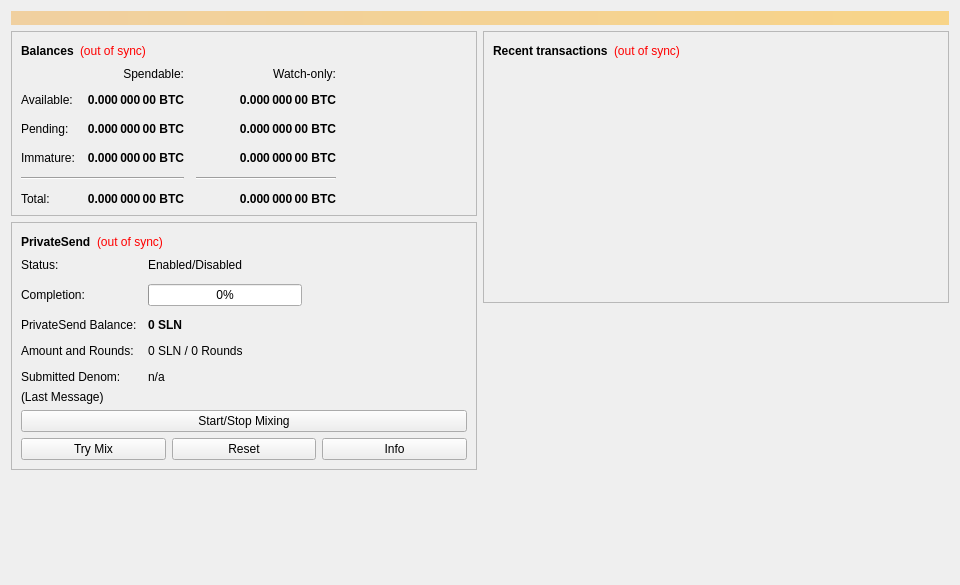
<?xml version="1.0" encoding="UTF-8"?>
<ui version="4.0">
 <class>OverviewPage</class>
 <widget class="QWidget" name="OverviewPage">
  <property name="geometry">
   <rect>
    <x>0</x>
    <y>0</y>
    <width>960</width>
    <height>585</height>
   </rect>
  </property>
  <property name="minimumSize">
   <size>
    <width>960</width>
    <height>0</height>
   </size>
  </property>
  <property name="windowTitle">
   <string>Form</string>
  </property>
  <layout class="QVBoxLayout" name="topLayout">
   <item>
    <widget class="QLabel" name="labelAlerts">
     <property name="visible">
      <bool>false</bool>
     </property>
     <property name="styleSheet">
      <string notr="true">background-color: qlineargradient(x1: 0, y1: 0, x2: 1, y2: 0, stop:0 #F0D0A0, stop:1 #F8D488); color:#000000;</string>
     </property>
     <property name="wordWrap">
      <bool>true</bool>
     </property>
     <property name="margin">
      <number>3</number>
     </property>
    </widget>
   </item>
   <item>
    <layout class="QHBoxLayout" name="horizontalLayout" stretch="1,1">
     <item>
      <layout class="QVBoxLayout" name="verticalLayout_2">
       <item>
        <widget class="QFrame" name="frame">
         <property name="frameShape">
          <enum>QFrame::StyledPanel</enum>
         </property>
         <property name="frameShadow">
          <enum>QFrame::Raised</enum>
         </property>
         <layout class="QVBoxLayout" name="verticalLayout_4">
          <item>
           <layout class="QHBoxLayout" name="horizontalLayout_4">
            <item>
             <widget class="QLabel" name="label_5">
              <property name="font">
               <font>
                <weight>75</weight>
                <bold>true</bold>
               </font>
              </property>
              <property name="text">
               <string>Balances</string>
              </property>
             </widget>
            </item>
            <item>
             <widget class="QLabel" name="labelWalletStatus">
              <property name="toolTip">
               <string>The displayed information may be out of date. Your wallet automatically synchronizes with the Salen network after a connection is established, but this process has not completed yet.</string>
              </property>
              <property name="styleSheet">
               <string notr="true">QLabel { color: red; }</string>
              </property>
              <property name="text">
               <string notr="true">(out of sync)</string>
              </property>
              <property name="alignment">
               <set>Qt::AlignLeading|Qt::AlignLeft|Qt::AlignVCenter</set>
              </property>
             </widget>
            </item>
            <item>
             <spacer name="horizontalSpacer_3">
              <property name="orientation">
               <enum>Qt::Horizontal</enum>
              </property>
              <property name="sizeHint" stdset="0">
               <size>
                <width>40</width>
                <height>20</height>
               </size>
              </property>
             </spacer>
            </item>
           </layout>
          </item>
          <item>
           <layout class="QGridLayout" name="gridLayout">
            <property name="spacing">
             <number>12</number>
            </property>
            <item row="2" column="2">
             <widget class="QLabel" name="labelWatchPending">
              <property name="font">
               <font>
                <weight>75</weight>
                <bold>true</bold>
               </font>
              </property>
              <property name="cursor">
               <cursorShape>IBeamCursor</cursorShape>
              </property>
              <property name="toolTip">
               <string>Unconfirmed transactions to watch-only addresses</string>
              </property>
              <property name="text">
               <string notr="true">0.000 000 00 BTC</string>
              </property>
              <property name="alignment">
               <set>Qt::AlignRight|Qt::AlignTrailing|Qt::AlignVCenter</set>
              </property>
              <property name="textInteractionFlags">
               <set>Qt::LinksAccessibleByMouse|Qt::TextSelectableByKeyboard|Qt::TextSelectableByMouse</set>
              </property>
             </widget>
            </item>
            <item row="2" column="1">
             <widget class="QLabel" name="labelUnconfirmed">
              <property name="font">
               <font>
                <weight>75</weight>
                <bold>true</bold>
               </font>
              </property>
              <property name="cursor">
               <cursorShape>IBeamCursor</cursorShape>
              </property>
              <property name="toolTip">
               <string>Total of transactions that have yet to be confirmed, and do not yet count toward the spendable balance</string>
              </property>
              <property name="text">
               <string notr="true">0.000 000 00 BTC</string>
              </property>
              <property name="alignment">
               <set>Qt::AlignRight|Qt::AlignTrailing|Qt::AlignVCenter</set>
              </property>
              <property name="textInteractionFlags">
               <set>Qt::LinksAccessibleByMouse|Qt::TextSelectableByKeyboard|Qt::TextSelectableByMouse</set>
              </property>
             </widget>
            </item>
            <item row="3" column="2">
             <widget class="QLabel" name="labelWatchImmature">
              <property name="font">
               <font>
                <weight>75</weight>
                <bold>true</bold>
               </font>
              </property>
              <property name="cursor">
               <cursorShape>IBeamCursor</cursorShape>
              </property>
              <property name="toolTip">
               <string>Mined balance in watch-only addresses that has not yet matured</string>
              </property>
              <property name="text">
               <string notr="true">0.000 000 00 BTC</string>
              </property>
              <property name="alignment">
               <set>Qt::AlignRight|Qt::AlignTrailing|Qt::AlignVCenter</set>
              </property>
              <property name="textInteractionFlags">
               <set>Qt::LinksAccessibleByMouse|Qt::TextSelectableByKeyboard|Qt::TextSelectableByMouse</set>
              </property>
             </widget>
            </item>
            <item row="4" column="0" colspan="2">
             <widget class="Line" name="lineSpendableBalance">
              <property name="orientation">
               <enum>Qt::Horizontal</enum>
              </property>
             </widget>
            </item>
            <item row="4" column="2">
             <widget class="Line" name="lineWatchBalance">
              <property name="sizePolicy">
               <sizepolicy hsizetype="Preferred" vsizetype="Fixed">
                <horstretch>0</horstretch>
                <verstretch>0</verstretch>
               </sizepolicy>
              </property>
              <property name="minimumSize">
               <size>
                <width>140</width>
                <height>0</height>
               </size>
              </property>
              <property name="orientation">
               <enum>Qt::Horizontal</enum>
              </property>
             </widget>
            </item>
            <item row="5" column="0">
             <widget class="QLabel" name="labelTotalText">
              <property name="text">
               <string>Total:</string>
              </property>
             </widget>
            </item>
            <item row="3" column="1">
             <widget class="QLabel" name="labelImmature">
              <property name="font">
               <font>
                <weight>75</weight>
                <bold>true</bold>
               </font>
              </property>
              <property name="cursor">
               <cursorShape>IBeamCursor</cursorShape>
              </property>
              <property name="toolTip">
               <string>Mined balance that has not yet matured</string>
              </property>
              <property name="text">
               <string notr="true">0.000 000 00 BTC</string>
              </property>
              <property name="alignment">
               <set>Qt::AlignRight|Qt::AlignTrailing|Qt::AlignVCenter</set>
              </property>
              <property name="textInteractionFlags">
               <set>Qt::LinksAccessibleByMouse|Qt::TextSelectableByKeyboard|Qt::TextSelectableByMouse</set>
              </property>
             </widget>
            </item>
            <item row="2" column="3">
             <spacer name="horizontalSpacer_2">
              <property name="orientation">
               <enum>Qt::Horizontal</enum>
              </property>
              <property name="sizeHint" stdset="0">
               <size>
                <width>40</width>
                <height>20</height>
               </size>
              </property>
             </spacer>
            </item>
            <item row="3" column="0">
             <widget class="QLabel" name="labelImmatureText">
              <property name="text">
               <string>Immature:</string>
              </property>
             </widget>
            </item>
            <item row="5" column="1">
             <widget class="QLabel" name="labelTotal">
              <property name="font">
               <font>
                <weight>75</weight>
                <bold>true</bold>
               </font>
              </property>
              <property name="cursor">
               <cursorShape>IBeamCursor</cursorShape>
              </property>
              <property name="toolTip">
               <string>Your current total balance</string>
              </property>
              <property name="text">
               <string notr="true">0.000 000 00 BTC</string>
              </property>
              <property name="alignment">
               <set>Qt::AlignRight|Qt::AlignTrailing|Qt::AlignVCenter</set>
              </property>
              <property name="textInteractionFlags">
               <set>Qt::LinksAccessibleByMouse|Qt::TextSelectableByKeyboard|Qt::TextSelectableByMouse</set>
              </property>
             </widget>
            </item>
            <item row="5" column="2">
             <widget class="QLabel" name="labelWatchTotal">
              <property name="font">
               <font>
                <weight>75</weight>
                <bold>true</bold>
               </font>
              </property>
              <property name="cursor">
               <cursorShape>IBeamCursor</cursorShape>
              </property>
              <property name="toolTip">
               <string>Current total balance in watch-only addresses</string>
              </property>
              <property name="text">
               <string notr="true">0.000 000 00 BTC</string>
              </property>
              <property name="alignment">
               <set>Qt::AlignRight|Qt::AlignTrailing|Qt::AlignVCenter</set>
              </property>
              <property name="textInteractionFlags">
               <set>Qt::LinksAccessibleByMouse|Qt::TextSelectableByKeyboard|Qt::TextSelectableByMouse</set>
              </property>
             </widget>
            </item>
            <item row="0" column="2">
             <widget class="QLabel" name="labelWatchonly">
              <property name="text">
               <string>Watch-only:</string>
              </property>
              <property name="alignment">
               <set>Qt::AlignRight|Qt::AlignTrailing|Qt::AlignVCenter</set>
              </property>
             </widget>
            </item>
            <item row="1" column="0">
             <widget class="QLabel" name="labelBalanceText">
              <property name="text">
               <string>Available:</string>
              </property>
             </widget>
            </item>
            <item row="1" column="1">
             <widget class="QLabel" name="labelBalance">
              <property name="font">
               <font>
                <weight>75</weight>
                <bold>true</bold>
               </font>
              </property>
              <property name="cursor">
               <cursorShape>IBeamCursor</cursorShape>
              </property>
              <property name="toolTip">
               <string>Your current spendable balance</string>
              </property>
              <property name="text">
               <string notr="true">0.000 000 00 BTC</string>
              </property>
              <property name="alignment">
               <set>Qt::AlignRight|Qt::AlignTrailing|Qt::AlignVCenter</set>
              </property>
              <property name="textInteractionFlags">
               <set>Qt::LinksAccessibleByMouse|Qt::TextSelectableByKeyboard|Qt::TextSelectableByMouse</set>
              </property>
             </widget>
            </item>
            <item row="1" column="2">
             <widget class="QLabel" name="labelWatchAvailable">
              <property name="font">
               <font>
                <weight>75</weight>
                <bold>true</bold>
               </font>
              </property>
              <property name="cursor">
               <cursorShape>IBeamCursor</cursorShape>
              </property>
              <property name="toolTip">
               <string>Your current balance in watch-only addresses</string>
              </property>
              <property name="text">
               <string notr="true">0.000 000 00 BTC</string>
              </property>
              <property name="alignment">
               <set>Qt::AlignRight|Qt::AlignTrailing|Qt::AlignVCenter</set>
              </property>
              <property name="textInteractionFlags">
               <set>Qt::LinksAccessibleByMouse|Qt::TextSelectableByKeyboard|Qt::TextSelectableByMouse</set>
              </property>
             </widget>
            </item>
            <item row="2" column="0">
             <widget class="QLabel" name="labelPendingText">
              <property name="text">
               <string>Pending:</string>
              </property>
             </widget>
            </item>
            <item row="0" column="1">
             <widget class="QLabel" name="labelSpendable">
              <property name="text">
               <string>Spendable:</string>
              </property>
              <property name="alignment">
               <set>Qt::AlignRight|Qt::AlignTrailing|Qt::AlignVCenter</set>
              </property>
             </widget>
            </item>
           </layout>
          </item>
         </layout>
        </widget>
       </item>
       <item>
        <widget class="QFrame" name="framePrivateSend">
         <property name="layoutDirection">
          <enum>Qt::LeftToRight</enum>
         </property>
         <property name="frameShape">
          <enum>QFrame::StyledPanel</enum>
         </property>
         <property name="frameShadow">
          <enum>QFrame::Raised</enum>
         </property>
         <layout class="QVBoxLayout" name="VerticalLayout_PS1">
          <item>
           <layout class="QHBoxLayout" name="horizontalLayout_5">
            <item>
             <widget class="QLabel" name="labelPrivateSendHeader">
              <property name="font">
               <font>
                <weight>75</weight>
                <bold>true</bold>
               </font>
              </property>
              <property name="text">
               <string>PrivateSend</string>
              </property>
             </widget>
            </item>
            <item>
             <widget class="QLabel" name="labelPrivateSendSyncStatus">
              <property name="toolTip">
               <string>The displayed information may be out of date. Your wallet automatically synchronizes with the Salen network after a connection is established, but this process has not completed yet.</string>
              </property>
              <property name="styleSheet">
               <string notr="true">QLabel { color: red; }</string>
              </property>
              <property name="text">
               <string notr="true">(out of sync)</string>
              </property>
              <property name="alignment">
               <set>Qt::AlignLeading|Qt::AlignLeft|Qt::AlignVCenter</set>
              </property>
             </widget>
            </item>
            <item>
             <spacer name="horizontalSpacer_4">
              <property name="orientation">
               <enum>Qt::Horizontal</enum>
              </property>
              <property name="sizeHint" stdset="0">
               <size>
                <width>40</width>
                <height>20</height>
               </size>
              </property>
             </spacer>
            </item>
           </layout>
          </item>
          <item>
           <layout class="QFormLayout" name="privateSendFormLayout">
            <property name="fieldGrowthPolicy">
             <enum>QFormLayout::AllNonFixedFieldsGrow</enum>
            </property>
            <property name="horizontalSpacing">
             <number>11</number>
            </property>
            <property name="verticalSpacing">
             <number>12</number>
            </property>
            <item row="0" column="0">
             <widget class="QLabel" name="labelPrivateSendEnabledText">
              <property name="text">
               <string>Status:</string>
              </property>
             </widget>
            </item>
            <item row="0" column="1">
             <widget class="QLabel" name="labelPrivateSendEnabled">
              <property name="text">
               <string>Enabled/Disabled</string>
              </property>
             </widget>
            </item>
            <item row="1" column="0">
             <widget class="QLabel" name="labelCompletitionText">
              <property name="text">
               <string>Completion:</string>
              </property>
             </widget>
            </item>
            <item row="1" column="1">
             <widget class="QProgressBar" name="privateSendProgress">
              <property name="maximumSize">
               <size>
                <width>154</width>
                <height>16777215</height>
               </size>
              </property>
              <property name="value">
               <number>0</number>
              </property>
             </widget>
            </item>
            <item row="2" column="0">
             <widget class="QLabel" name="labelAnonymizedText">
              <property name="text">
               <string>PrivateSend Balance:</string>
              </property>
             </widget>
            </item>
            <item row="2" column="1">
             <widget class="QLabel" name="labelAnonymized">
              <property name="font">
               <font>
                <weight>75</weight>
                <bold>true</bold>
               </font>
              </property>
              <property name="text">
               <string notr="true">0 SLN</string>
              </property>
             </widget>
            </item>
            <item row="3" column="0">
             <widget class="QLabel" name="labelAmountAndRoundsText">
              <property name="text">
               <string>Amount and Rounds:</string>
              </property>
             </widget>
            </item>
            <item row="3" column="1">
             <widget class="QLabel" name="labelAmountRounds">
              <property name="text">
               <string>0 SLN / 0 Rounds</string>
              </property>
             </widget>
            </item>
            <item row="4" column="0">
             <widget class="QLabel" name="labelSubmittedDenomText">
              <property name="text">
               <string>Submitted Denom:</string>
              </property>
             </widget>
            </item>
            <item row="4" column="1">
             <widget class="QLabel" name="labelSubmittedDenom">
              <property name="toolTip">
               <string>The denominations you submitted to the Masternode.&lt;br&gt;To mix, other users must submit the exact same denominations.</string>
              </property>
              <property name="text">
               <string>n/a</string>
              </property>
             </widget>
            </item>
           </layout>
          </item>
          <item>
           <layout class="QVBoxLayout" name="VerticalLayout_PS">
            <item>
             <widget class="QLabel" name="labelPrivateSendLastMessage">
              <property name="text">
               <string>(Last Message)</string>
              </property>
              <property name="alignment">
               <set>Qt::AlignLeading|Qt::AlignLeft|Qt::AlignTop</set>
              </property>
              <property name="wordWrap">
               <bool>true</bool>
              </property>
             </widget>
            </item>
            <item>
             <widget class="QPushButton" name="togglePrivateSend">
              <property name="sizePolicy">
               <sizepolicy hsizetype="MinimumExpanding" vsizetype="Fixed">
                <horstretch>0</horstretch>
                <verstretch>0</verstretch>
               </sizepolicy>
              </property>
              <property name="text">
               <string>Start/Stop Mixing</string>
              </property>
             </widget>
            </item>
            <item>
             <layout class="QHBoxLayout" name="horizontalLayout_debugbuttons">
              <item>
               <widget class="QPushButton" name="privateSendAuto">
                <property name="sizePolicy">
                 <sizepolicy hsizetype="MinimumExpanding" vsizetype="Fixed">
                  <horstretch>0</horstretch>
                  <verstretch>0</verstretch>
                 </sizepolicy>
                </property>
                <property name="toolTip">
                 <string>Try to manually submit a PrivateSend request.</string>
                </property>
                <property name="text">
                 <string>Try Mix</string>
                </property>
               </widget>
              </item>
              <item>
               <widget class="QPushButton" name="privateSendReset">
                <property name="sizePolicy">
                 <sizepolicy hsizetype="MinimumExpanding" vsizetype="Fixed">
                  <horstretch>0</horstretch>
                  <verstretch>0</verstretch>
                 </sizepolicy>
                </property>
                <property name="toolTip">
                 <string>Reset the current status of PrivateSend (can interrupt PrivateSend if it's in the process of Mixing, which can cost you money!)</string>
                </property>
                <property name="autoFillBackground">
                 <bool>false</bool>
                </property>
                <property name="text">
                 <string>Reset</string>
                </property>
               </widget>
              </item>
              <item>
               <widget class="QPushButton" name="privateSendInfo">
                <property name="sizePolicy">
                 <sizepolicy hsizetype="MinimumExpanding" vsizetype="Fixed">
                  <horstretch>0</horstretch>
                  <verstretch>0</verstretch>
                 </sizepolicy>
                </property>
                <property name="toolTip">
                 <string>Information about PrivateSend and Mixing</string>
                </property>
                <property name="text">
                 <string>Info</string>
                </property>
               </widget>
              </item>
             </layout>
            </item>
           </layout>
          </item>
         </layout>
        </widget>
       </item>
       <item>
        <spacer name="verticalSpacer">
         <property name="orientation">
          <enum>Qt::Vertical</enum>
         </property>
         <property name="sizeHint" stdset="0">
          <size>
           <width>20</width>
           <height>40</height>
          </size>
         </property>
        </spacer>
       </item>
      </layout>
     </item>
     <item>
      <layout class="QVBoxLayout" name="verticalLayout_3">
       <item>
        <widget class="QFrame" name="frame_2">
         <property name="frameShape">
          <enum>QFrame::StyledPanel</enum>
         </property>
         <property name="frameShadow">
          <enum>QFrame::Raised</enum>
         </property>
         <layout class="QVBoxLayout" name="verticalLayout">
          <item>
           <layout class="QHBoxLayout" name="horizontalLayout_2">
            <item>
             <widget class="QLabel" name="label_4">
              <property name="font">
               <font>
                <weight>75</weight>
                <bold>true</bold>
               </font>
              </property>
              <property name="text">
               <string>Recent transactions</string>
              </property>
             </widget>
            </item>
            <item>
             <widget class="QLabel" name="labelTransactionsStatus">
              <property name="toolTip">
               <string>The displayed information may be out of date. Your wallet automatically synchronizes with the Salen network after a connection is established, but this process has not completed yet.</string>
              </property>
              <property name="styleSheet">
               <string notr="true">QLabel { color: red; }</string>
              </property>
              <property name="text">
               <string notr="true">(out of sync)</string>
              </property>
              <property name="alignment">
               <set>Qt::AlignLeading|Qt::AlignLeft|Qt::AlignVCenter</set>
              </property>
             </widget>
            </item>
            <item>
             <spacer name="horizontalSpacer">
              <property name="orientation">
               <enum>Qt::Horizontal</enum>
              </property>
              <property name="sizeHint" stdset="0">
               <size>
                <width>40</width>
                <height>20</height>
               </size>
              </property>
             </spacer>
            </item>
           </layout>
          </item>
          <item>
           <widget class="QListView" name="listTransactions">
            <property name="styleSheet">
             <string notr="true">QListView { background: transparent; }</string>
            </property>
            <property name="frameShape">
             <enum>QFrame::NoFrame</enum>
            </property>
            <property name="verticalScrollBarPolicy">
             <enum>Qt::ScrollBarAlwaysOff</enum>
            </property>
            <property name="horizontalScrollBarPolicy">
             <enum>Qt::ScrollBarAlwaysOff</enum>
            </property>
            <property name="selectionMode">
             <enum>QAbstractItemView::NoSelection</enum>
            </property>
           </widget>
          </item>
         </layout>
        </widget>
       </item>
       <item>
        <spacer name="verticalSpacer_2">
         <property name="orientation">
          <enum>Qt::Vertical</enum>
         </property>
         <property name="sizeHint" stdset="0">
          <size>
           <width>20</width>
           <height>40</height>
          </size>
         </property>
        </spacer>
       </item>
      </layout>
     </item>
    </layout>
   </item>
  </layout>
 </widget>
 <resources/>
 <connections/>
</ui>
